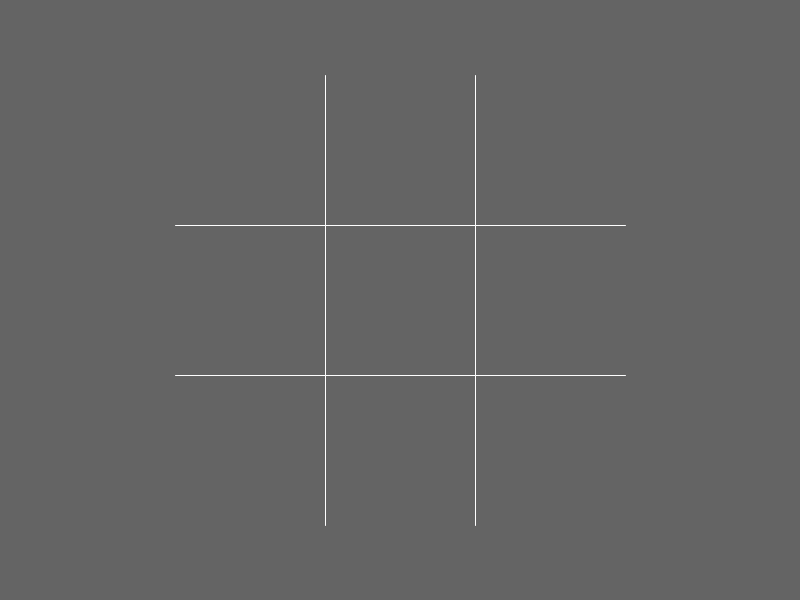
Frame 1 (no input)
Frame 60 (the mouse pressed at the canvas centre just before this capture): identical to frame 1, image omitted
Frame 120 (the mouse held since frame 60 and released just before this capture): identical to frame 1, image omitted

The Processing sketch that drew this single still picture (run headless with seeded random() and noise(); from frame 60 on, the mouse is pressed at the canvas centre):

// Processing sketch: Tic_Tac_Toe
// ── Tic_Tac_Toe.pde

float cellSize;
float lineLength;
float ofCell;
color oC;
color xC;
color bkg;
int topLeft;
int topMid;
int topRight;
int midLeft;
int midMid;
int midRight;
int botLeft;
int botMid;
int botRight;
float leftX;
float farLeftX;
float rightX;
float farRightX;
float topY;
float farTopY;
float botY;
float farBotY;
boolean xLast;
boolean announced;

void setup() {
  size(800, 600);

  cellSize = 150;
  lineLength = cellSize*3;
  ofCell = 0.8;
  oC = color(#38FA2B);
  xC = color(#DE1414);
  bkg = color(100);
  background(bkg);
  topLeft = 0;
  topMid = 0;
  topRight = 0;
  midLeft = 0;
  midMid = 0;
  midRight = 0;
  botLeft = 0;
  botMid = 0;
  botRight = 0;
  leftX = (width-cellSize)/2;
  farLeftX = (width-lineLength)/2;
  rightX = (width+cellSize)/2;
  farRightX = (width+lineLength)/2;
  topY = (height-cellSize)/2;
  farTopY = (height-lineLength)/2;
  botY = (height+cellSize)/2;
  farBotY = (height+lineLength)/2;
  xLast = false;
  announced = false;
  stroke(255);
  drawTikTakToeBoard(cellSize, lineLength);
}

void draw() {
  if (!noWinner() && !announced) {
    if(xLast){
      fill(xC);
      textSize(150);
      text("X Wins",200,height/2,10);
      println("X Wins!");
      announced = true;
    }
    else{
      fill(oC);
      textSize(150);
      text("O Wins",200,height/2,10);
      println("0 Wins!");
      announced = true;
    }
  }
  if(cat()){
    fill(200);
      textSize(100);
      text("Nobody Wins :(",75,height/2,10);
      println("Nobody Wins!");
  }
}

void drawTikTakToeBoard(float cellSize, float lineLength) {

  line((width-cellSize)/2, (height-lineLength)/2, (width-cellSize)/2, (height+lineLength)/2);
  line((width+cellSize)/2, (height-lineLength)/2, (width+cellSize)/2, (height+lineLength)/2);
  line((width-lineLength)/2, (height-cellSize)/2, (width+lineLength)/2, (height-cellSize)/2);
  line((width-lineLength)/2, (height+cellSize)/2, (width+lineLength)/2, (height+cellSize)/2);
}

void drawXShape(float midX, float midY, float cellSize, float ofCell, color xC) {
  stroke(xC);
  line(midX-(cellSize/2*ofCell), midY-(cellSize/2*ofCell), midX+(cellSize/2*ofCell), midY+(cellSize/2*ofCell));
  line(midX-(cellSize/2*ofCell), midY+(cellSize/2*ofCell), midX+(cellSize/2*ofCell), midY-(cellSize/2*ofCell));
}

void drawOShape(float midX, float midY, float cellSize, float ofCell, color oC, color bkg) {
  noFill();
  stroke(oC);
  circle(midX, midY, cellSize*ofCell);
}

void mousePressed() {
  if (noWinner()) {
    placeTik();
  }
}

boolean placeTaken(int place) {
  /*
  checks if the place is occupied by checking if it is greater than 0
   */

  return place > 0;
}
int placeLocation(int place, float leftBound, float topBound) {
  if (!placeTaken(place)) {
    if (xLast) {
      drawOShape(leftBound+cellSize/2, topBound+cellSize/2, cellSize, ofCell, oC, bkg);
      xLast = !xLast;
      return 2;
    } else {
      drawXShape(leftBound+cellSize/2, topBound+cellSize/2, cellSize, ofCell, xC);
      xLast = !xLast;
      return 1;
    }
  } else {
    return place;
  }
}

boolean inTicTacBounds(float x, float y) {
  return inBounds(x, y, farLeftX, farRightX, farTopY, farBotY);
}

boolean inBounds(float x, float y, float leftBound, float rightBound, float topBound, float bottomBound) {
  return ((leftBound < x) && (x < rightBound) && (topBound < y) && (y < bottomBound));
}
boolean mouseInBounds(float leftBound, float rightBound, float topBound, float bottomBound) {
  return inBounds(mouseX, mouseY, leftBound, rightBound, topBound, bottomBound);
}
boolean noWinner() {
  return !(win(topLeft,topMid,topRight) ||
    win(midLeft,midMid,midRight) ||
    win(botLeft,botMid,botRight) ||
    win(topLeft,midLeft,botLeft) ||
    win(topMid,midMid,botMid) ||
    win(topRight,midRight,botRight) ||
    win(topLeft,midMid,botRight) ||
    win(botLeft,midMid,topRight));
}
boolean cat(){
  return !((topLeft == 0)||
  (midLeft == 0)||
  (botLeft == 0)||
  (topMid == 0)||
  (midMid == 0)||
  (botMid == 0)||
  (topRight == 0)||
  (midRight == 0)||
  (botRight == 0));
}

boolean win(int place1, int place2, int place3){
  return (!(place1 == 0) || !(place2 == 0) || !(place3 == 0)) &&
         (place1 == place2) && (place2 == place3) && (place1 == place3);
}

void placeTik() {
  if (mouseInBounds(farLeftX, leftX, farTopY, topY)) {
    topLeft = placeLocation(topLeft, farLeftX, farTopY);
    println(topLeft);
  }
  if (mouseInBounds(farLeftX, leftX, topY, botY)) {
    midLeft = placeLocation(midLeft, farLeftX, topY);
    println(midLeft);
  }
  if (mouseInBounds(farLeftX, leftX, botY, farBotY)) {
    botLeft = placeLocation(botLeft, farLeftX, botY);
    println(botLeft);
  }
  if (mouseInBounds(leftX, rightX, farTopY, topY)) {
    topMid = placeLocation(topMid, leftX, farTopY);
    println(topMid);
  }
  if (mouseInBounds(leftX, rightX, topY, botY)) {
    midMid = placeLocation(midMid, leftX, topY);
    println(midMid);
  }
  if (mouseInBounds(leftX, rightX, botY, farBotY)) {
    botMid = placeLocation(botMid, leftX, botY);
    println(botMid);
  }
  if (mouseInBounds(rightX, farRightX, farTopY, topY)) {
    topRight = placeLocation(topRight, rightX, farTopY);
    println(topRight);
  }
  if (mouseInBounds(rightX, farRightX, topY, botY)) {
    midRight = placeLocation(midRight, rightX, topY);
    println(midRight);
  }
  if (mouseInBounds(rightX, farRightX, botY, farBotY)) {
    botRight = placeLocation(botRight, rightX, botY);
    println(botRight);
  }
}
